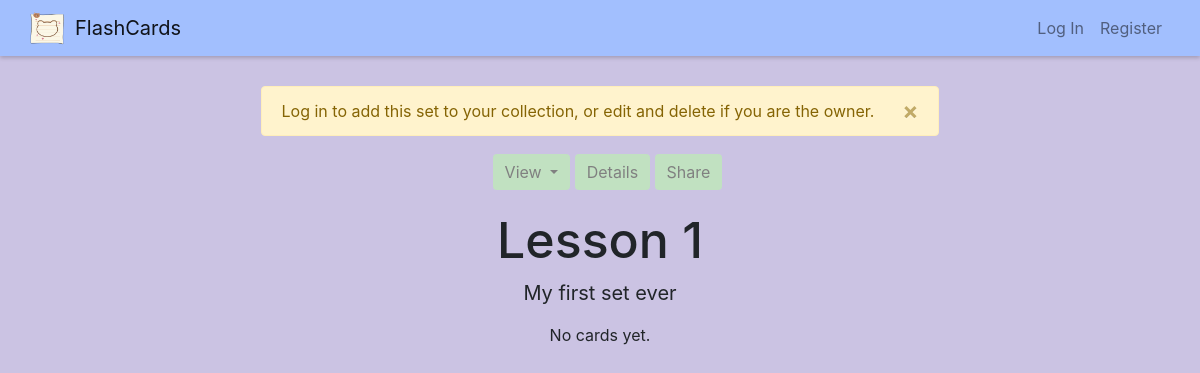
Page /view-set/1 on the earlier database version.
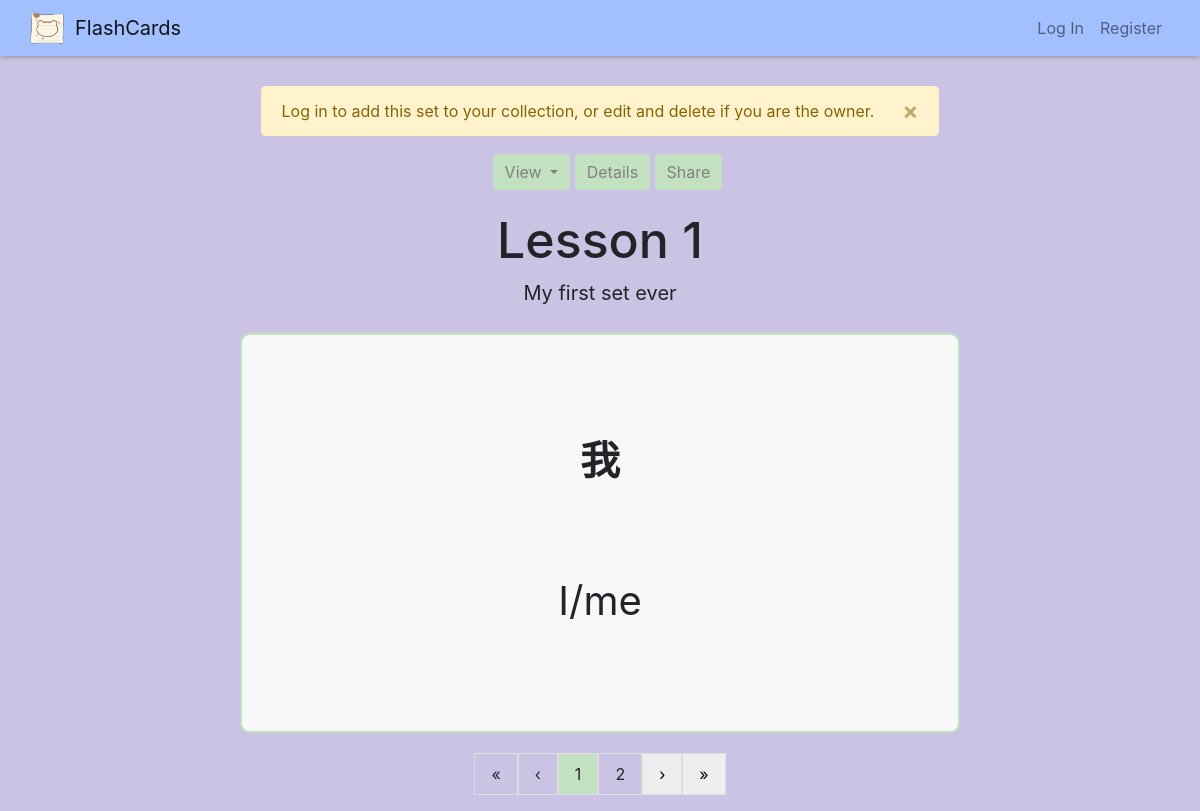
Same page on the later database version.
### flashcards/models.py (models this page shows)
class Card(models.Model):
    set = models.ForeignKey("Set", on_delete=models.CASCADE, related_name="cards")
    term = models.CharField(max_length=255)
    definition = models.TextField()

### flashcards/views.py (the view, shortened to what this page needs)
# urls.py: path("view-set/<int:set_id>", views.set, name="view-set"),
def set(request, set_id):
    user = None
    message = None
    if request.user.is_authenticated:
        user = request.user
    else:
        message = "Log in to add this set to your collection, or edit and delete if you are the owner."
    try:
        set = Set.objects.get(pk=set_id)
        cards = set.cards.all()
        paginator = Paginator(cards, 1)
        page_number = request.GET.get("page")
        page_obj = paginator.get_page(page_number)
        user_is_not_owner = set.owner != user
        user_has_not_added = len(Add.objects.filter(user=user, set=set)) == 0
    except Set.DoesNotExist:
        return HttpResponseRedirect(reverse('error', args=(404,)))
    return render(request, "flashcards/set.html", {
            "set": set,
            "user_is_not_owner": user_is_not_owner,
            "user_has_not_added": user_has_not_added,
            "message": message,
            "page_obj": page_obj
        })

### flashcards/templates/flashcards/set.html (shortened to what this page needs)
{% extends "flashcards/layout.html" %}
{% load static %}
{% block body %}
    {% if message %}
    <div class="container">
        <div class="alert alert-warning alert-dismissible">
            <a href="#" class="close" data-dismiss="alert" aria-label="close">&times;</a>
            {{ message }}
        </div>
    <div class="container">
    {% endif %}
    <div class="container center">
        <div class="actions-bar">
            <button class="btn btn-info dropdown-toggle" type="button" id="view-mode-btn" data-toggle="dropdown" aria-haspopup="true" aria-expanded="false">
                View
            </button>
            <button class="btn btn-info popup" onclick="showDetails()">Details
            </button>
            <button onclick="share()" class="btn btn-info popup">Share
            </button>
        </div>
        <div class="set-banner">
            <h3>{{ set.name }}</h3>
            <div>{{ set.description }}</div>
        </div>
        <div class="existing-cards-div" id="one-card-view">
            {% if page_obj %}
                {% for card in page_obj %}
                <div class="existing-onecard-div" id="{{ card.pk }}">
                    <div class="onecard-item onecard-title">{{ card.term }}</div>
                    <div class="onecard-item">{{ card.definition }}</div>
                </div>
                {% endfor %}
            {% else %}
                <div class="empty-field">No cards yet.</div>
            {% endif %}
            {% if page_obj %}
                <div class="pagination">
                    {% if page_obj.has_previous %}
                        <a href="?page=1">&laquo;</a>
                        <a href="?page={{ page_obj.previous_page_number }}">&lsaquo;</a>
                    {% else %}
                        <a class="inactive">&laquo;</a>
                        <a class="inactive">&lsaquo;</a>
                    {% endif %}
                        <a class="active">{{ page_obj.number }}</a>
                        <a class="inactive">{{ page_obj.paginator.num_pages }}</a>
                    {% if page_obj.has_next %}
                        <a href="?page={{ page_obj.next_page_number }}">&rsaquo;</a>
                        <a href="?page={{ page_obj.paginator.num_pages }}">&raquo;</a>
                    {% else %}
                        <a class="inactive">&rsaquo;</a>
                        <a class="inactive">&raquo;</a>
                    {% endif %}
                </div>
            {% endif %}
        </div>
    </div>
{% endblock %}

Differences in the rows shown:
added Card: term "我", definition "I/me"
Other differences:
{{ page_obj.number }}: (not shown) → "1"
{{ page_obj.paginator.num_pages }}: (not shown) → "2"
text no longer shown: "No cards yet."
